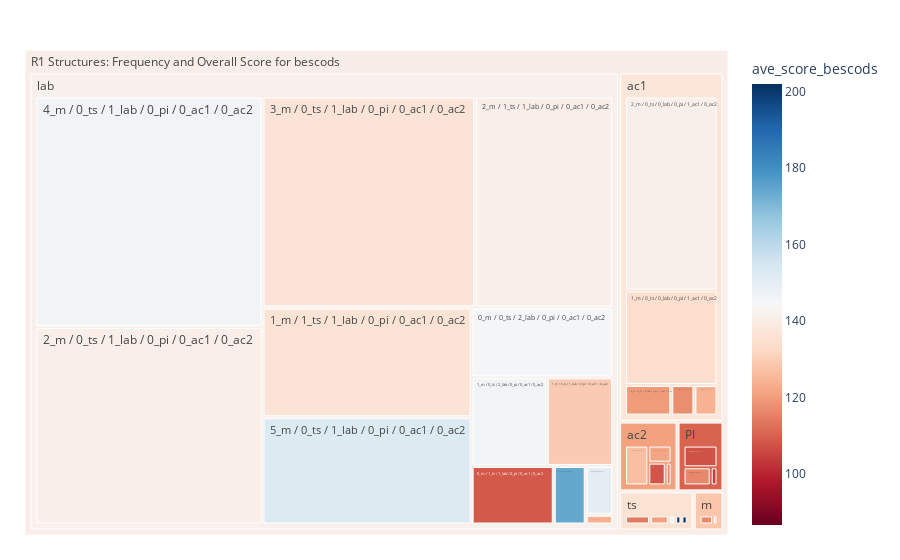
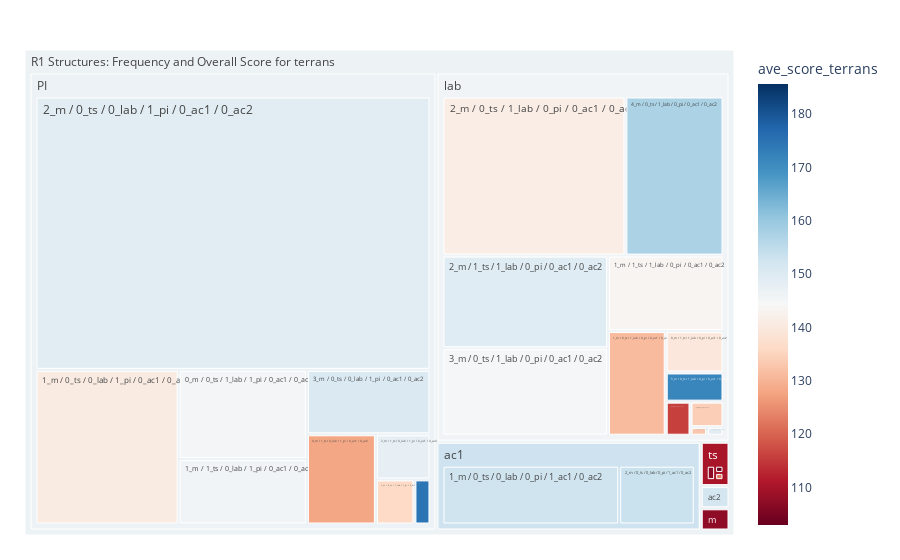
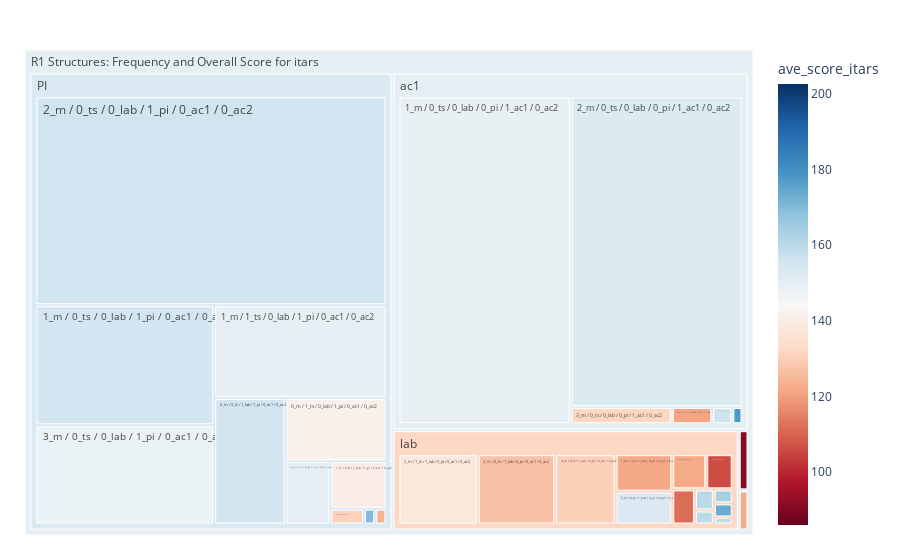
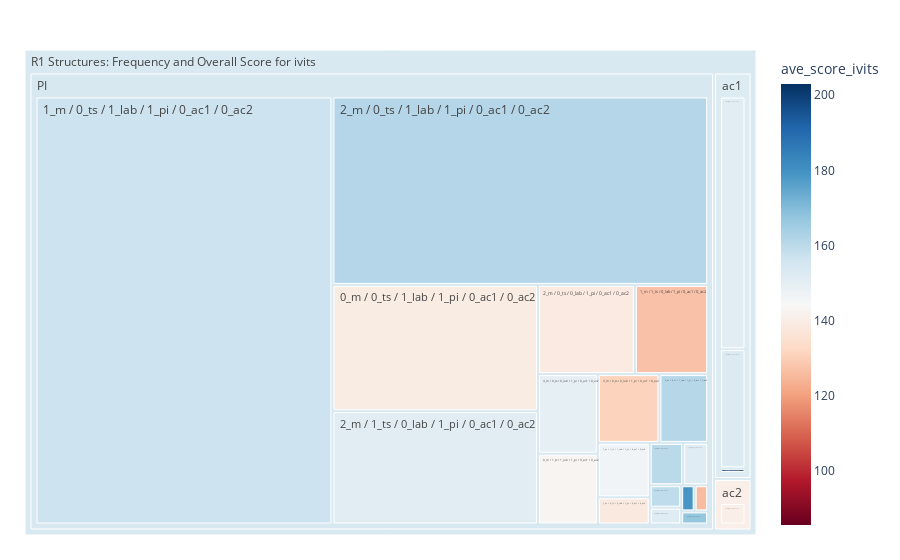

Write notebook code for charts like these, in order.
### Code cell
for faction in factions:
    factions_pos = []
    for pos in range(4):
        dat = dat_4
        
        # select faction
        dat = dat[dat["pos_" + str(pos + 1) +"_faction"] == faction]
        
        #remove dropped players
        dat = dat[dat['pos_' + str(pos + 1) + '_dropped'] == False]
        
        #labels
        prefix = "pos_" + str(pos + 1) + '_buildings_r_1'
        structs_class = 'r1_structs_class_' + faction
        structs_exact = 'r1_structs_exact_' + faction
        over_all_score = 'ave_score_' + faction
        over_all_elo = 'ave_elo_' + faction
        
        #get scores and elos
        dat[over_all_score] = dat['pos_' + str(pos + 1) + '_score']
        dat[over_all_elo] = dat['pos_' + str(pos + 1) + '_elo']
        
        #structs placed
        dat[prefix + '_PI'] = pd.to_numeric(dat[prefix + '_PI'], downcast='integer')
        dat[prefix + '_ac1'] = pd.to_numeric(dat[prefix + '_ac1'], downcast='integer')
        dat[prefix + '_ac2'] = pd.to_numeric(dat[prefix + '_ac2'], downcast='integer')
        dat[prefix + '_lab'] = pd.to_numeric(dat[prefix + '_lab'], downcast='integer')
        dat[prefix + '_ts'] = pd.to_numeric(dat[prefix + '_ts'], downcast='integer')
        dat[prefix + '_m'] = pd.to_numeric(dat[prefix + '_m'], downcast='integer')
        
        # create general structs catergory                        
        dat.loc[dat[prefix + '_PI'] > 0, structs_class] = 'PI'
        dat.loc[dat[prefix + '_ac1'] > 0, structs_class] = 'ac1'
        dat.loc[dat[prefix + '_ac2'] > 0, structs_class] = 'ac2'
        dat.loc[
            (dat[prefix + '_lab'] > 0) &
            (dat[prefix + '_PI'] == 0) &
            (dat[prefix + '_ac1'] == 0) &
            (dat[prefix + '_ac2'] == 0)
            , structs_class] = 'lab'
        
        dat.loc[
            (dat[prefix + '_ts'] > 0) &
            (dat[prefix + '_lab'] == 0) &
            (dat[prefix + '_PI'] == 0) &
            (dat[prefix + '_ac1'] == 0) &
            (dat[prefix + '_ac2'] == 0)
            , structs_class] = 'ts'
        
        dat.loc[
            (dat[prefix + '_ts'] == 0) &
            (dat[prefix + '_lab'] == 0) &
            (dat[prefix + '_PI'] == 0) &
            (dat[prefix + '_ac1'] == 0) &
            (dat[prefix + '_ac2'] == 0)
            , structs_class] = 'm'
        
        
        #create exact category
        dat[structs_exact] = [" " +
            str(m) + '_m / ' +
            str(ts) + '_ts / ' +
            str(lab) + '_lab / ' +
            str(PI) + '_pi / ' +
            str(ac1) + '_ac1 / ' +
            str(ac2) + '_ac2' 
            for m, ts, lab, PI, ac1, ac2 in zip(
            dat[prefix + '_m'], 
            dat[prefix + '_ts'], 
            dat[prefix + '_lab'],
            dat[prefix + '_PI'], 
            dat[prefix + '_ac1'], 
            dat[prefix + '_ac2'])
        ]
        
        
        factions_pos.append(dat)
        
    factions_in = pd.concat(factions_pos, ignore_index=True)
    
    unique_starts = factions_in[[structs_exact, structs_class, over_all_score, over_all_elo]]
    unique_starts['class_counts'] = 0
    counts = unique_starts.groupby(structs_exact)['class_counts'].transform('count').to_frame()
    unique_starts = unique_starts[[structs_exact, structs_class, over_all_score, over_all_elo]]
    unique_starts = pd.concat([unique_starts, counts], axis=1)
    unique_starts = unique_starts.groupby([structs_class, structs_exact]).mean().reset_index()
    unique_starts['class_counts'] = pd.to_numeric(unique_starts['class_counts'], downcast='integer')
    
    #remove really low scores
    #unique_starts = unique_starts[(np.abs(stats.zscore(unique_starts[over_all_score])) > 2)]
    unique_starts = unique_starts[unique_starts[over_all_score].between(unique_starts[over_all_score].quantile(.15), unique_starts[over_all_score].quantile(1))]
    
    
    
    #midpoint is average for all factions overall - but color ends are highest and lowest score by that faction
    fig = px.treemap(unique_starts, path=[px.Constant('R1 Structures: Frequency and Overall Score for ' + faction), structs_class, structs_exact], values='class_counts',
                  color=over_all_score, hover_data=[over_all_elo],
                  color_continuous_scale='RdBu',
                  color_continuous_midpoint=(( #average score overall for position played till end
                      np.mean(dat_4[dat_4['pos_1_dropped'] == False]['pos_1_score']) + 
                      np.mean(dat_4[dat_4['pos_2_dropped'] == False]['pos_2_score']) + 
                      np.mean(dat_4[dat_4['pos_3_dropped'] == False]['pos_3_score']) + 
                      np.mean(dat_4[dat_4['pos_4_dropped'] == False]['pos_4_score'])) / 4)
                    )
    fig.update_layout(margin = dict(t=50, l=25, r=25, b=25))
    
    fig.write_html("./plots/r1_structs_analysis/freq_and_score/" + faction + ".html")
    fig.show()
    
    """
    fig = px.sunburst(unique_starts, path=[px.Constant('R1 Structures: Frequency and Overall Score for ' + faction), structs_class, structs_exact], values='class_counts',
                  color=over_all_score, hover_data=[over_all_elo],
                  color_continuous_scale='RdBu',
                  color_continuous_midpoint=np.median(unique_starts[over_all_score]))
    fig.show()
    """
